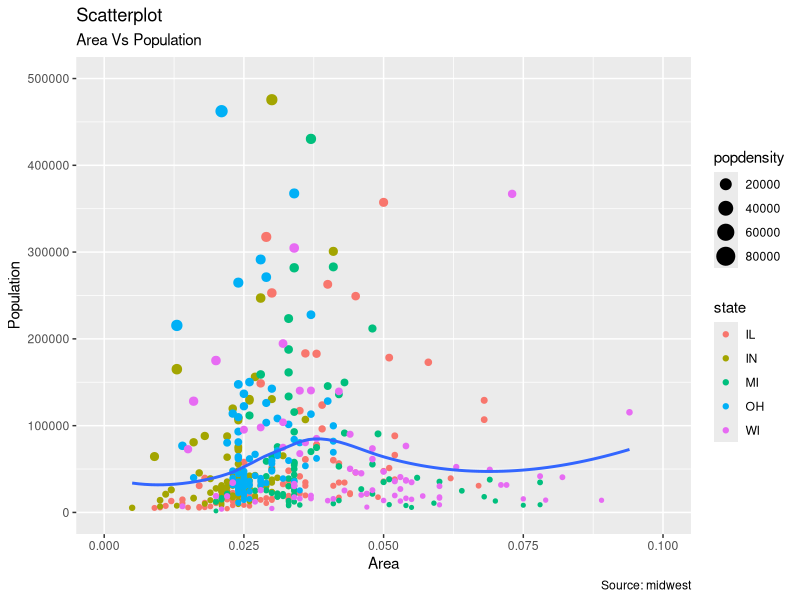
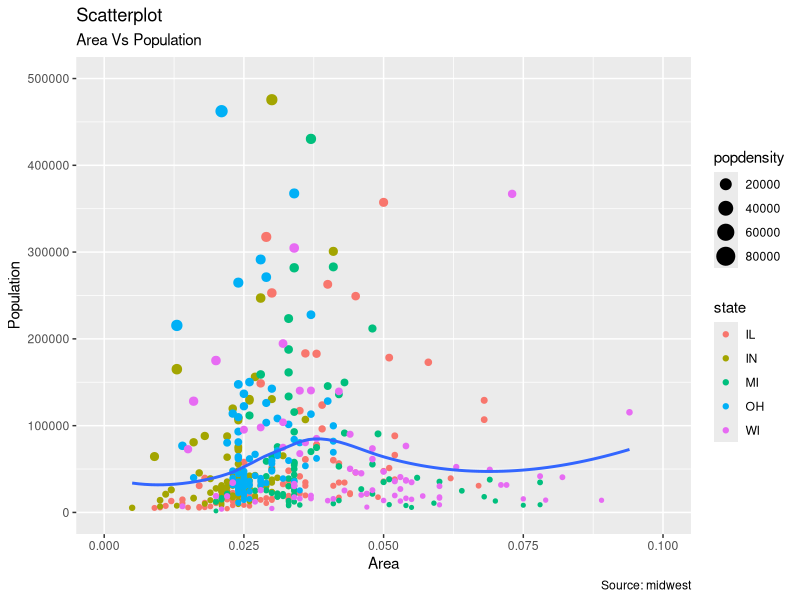
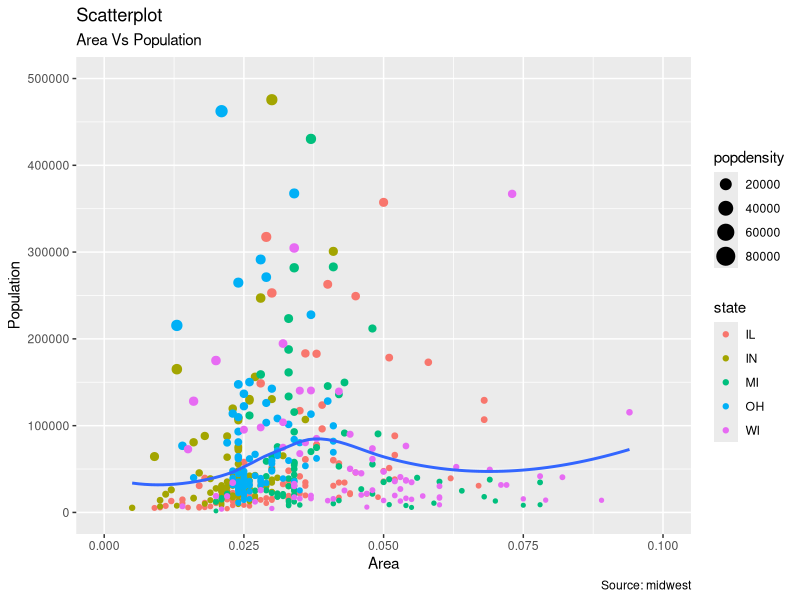

These charts were generated, in order, by the following R code:
# Saving a plot for editing in Adobe Illustrator.

library(ggplot2) # for plotting
library(cowplot) # for ggsave

# Generate an example scatter plot.
# From: http://r-statistics.co/Top50-Ggplot2-Visualizations-MasterList-R-Code.html
options(scipen=999)  # turn-off scientific notation like 1e+48
theme_set(theme_gray())  
data("midwest", package = "ggplot2")

plot <- ggplot(midwest, aes(x=area, y=poptotal)) + 
  geom_point(aes(col=state, size=popdensity)) + 
  geom_smooth(method="loess", se=F) + 
  xlim(c(0, 0.1)) + 
  ylim(c(0, 500000)) + 
  labs(subtitle="Area Vs Population", 
       y="Population", 
       x="Area", 
       title="Scatterplot", 
       caption = "Source: midwest")
plot

# Save the plot as .eps and .ps with ggsave. 
files <- c("myplot.eps", "myplot.ps")
lapply(as.list(files), function(x) ggsave(x,plot))